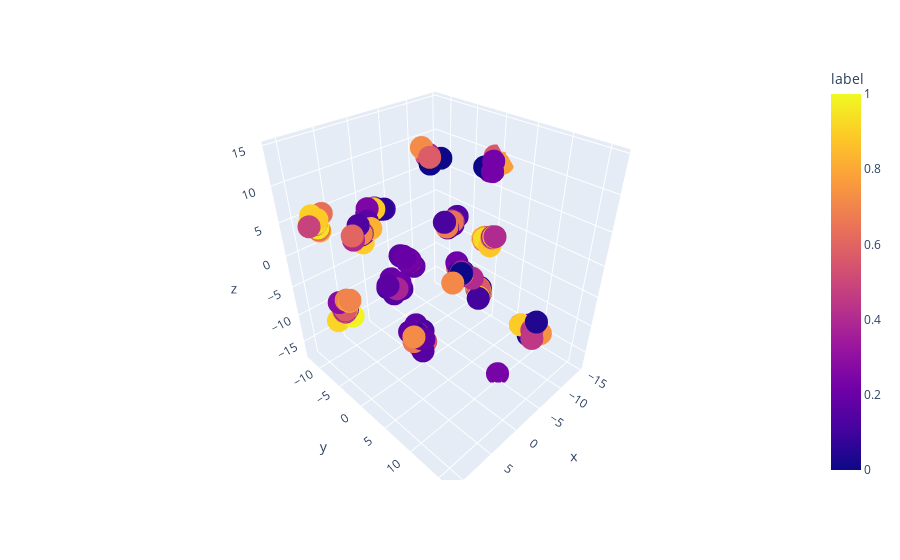

Notebook code cell kept with this figure:
### Code cell
fig1, df = present_in_3D(data_train_preds, X_embedded3D)
fig1.show()

### Figure 1 — Plotly figure (JSON) as saved in the notebook; plotly's stock layout.template omitted (floating-point values rounded to 4 significant figures; data arrays with more than 128 entries replaced by an {"elided": "..."} marker saying what was removed)
{"data": [{"hovertemplate": "x=%{x}<br>y=%{y}<br>z=%{z}<br>label=%{marker.color}<extra></extra>", "legendgroup": "", "marker": {"color": {"elided": "4032 float values"}, "coloraxis": "coloraxis", "symbol": "circle"}, "mode": "markers", "name": "", "scene": "scene", "showlegend": false, "type": "scatter3d", "x": {"elided": "4032 float values"}, "y": {"elided": "4032 float values"}, "z": {"elided": "4032 float values"}}], "layout": {"coloraxis": {"colorbar": {"title": {"text": "label"}}, "colorscale": [[0, "#0d0887"], [0.1111, "#46039f"], [0.2222, "#7201a8"], [0.3333, "#9c179e"], [0.4444, "#bd3786"], [0.5556, "#d8576b"], [0.6667, "#ed7953"], [0.7778, "#fb9f3a"], [0.8889, "#fdca26"], [1, "#f0f921"]]}, "legend": {"tracegroupgap": 0}, "margin": {"t": 60}, "scene": {"domain": {"x": [0, 1], "y": [0, 1]}, "xaxis": {"title": {"text": "x"}}, "yaxis": {"title": {"text": "y"}}, "zaxis": {"title": {"text": "z"}}}}}
